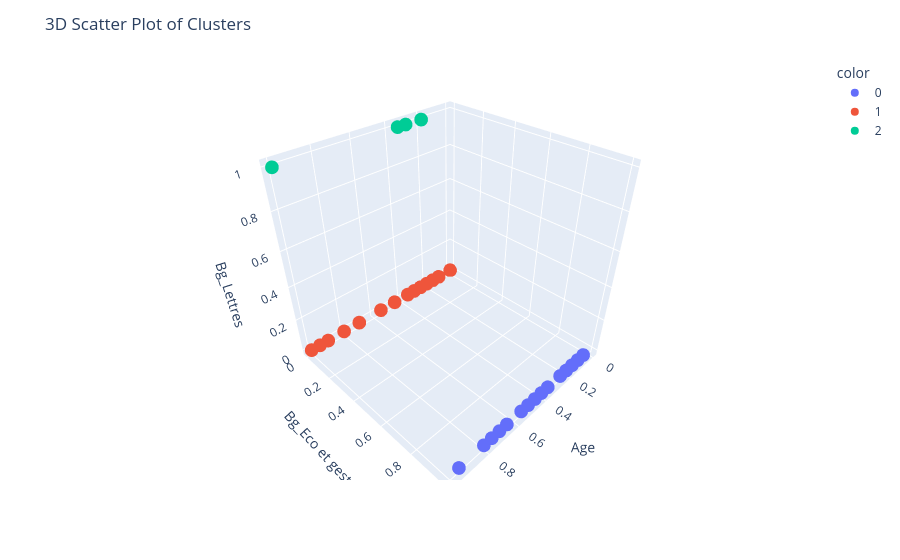

Source (notebook cell):
### Code cell
import plotly.express as px
frame = pd.DataFrame(x, columns=['Age', 'Background_Economie et gestion', 'Background_Lettres', 'Background_Sciences et technologies'])
fig2 = px.scatter_3d(frame,x='Age', y='Background_Economie et gestion', z='Background_Lettres', color=clusters.astype(str))
fig2.update_layout(title='3D Scatter Plot of Clusters', scene=dict(xaxis_title='Age', yaxis_title='Bg_Eco et gest', zaxis_title='Bg_Lettres'))
fig2.show()

### Figure 1 — Plotly figure (JSON) as saved in the notebook; plotly's stock layout.template omitted (floating-point values rounded to 4 significant figures)
{"data": [{"hovertemplate": "color=0<br>Age=%{x}<br>Background_Economie et gestion=%{y}<br>Background_Lettres=%{z}<extra></extra>", "legendgroup": "0", "marker": {"color": "#636efa", "symbol": "circle"}, "mode": "markers", "name": "0", "scene": "scene", "showlegend": true, "type": "scatter3d", "x": [0.2, 0.25, 0.15, 0.4, 0.25, 0.4, 0.55, 0.15, 0.45, 0.4, 0.25, 0.25, 0.05, 0.15, 0.25, 0.75, 0.25, 0.8, 0.7, 0.5, 0.1, 0.2, 0.35, 0.65, 0.95, 0.2, 0.35, 0.25], "y": [1.0, 1.0, 1.0, 1.0, 1.0, 1.0, 1.0, 1.0, 1.0, 1.0, 1.0, 1.0, 1.0, 1.0, 1.0, 1.0, 1.0, 1.0, 1.0, 1.0, 1.0, 1.0, 1.0, 1.0, 1.0, 1.0, 1.0, 1.0], "z": [0.0, 0.0, 0.0, 0.0, 0.0, 0.0, 0.0, 0.0, 0.0, 0.0, 0.0, 0.0, 0.0, 0.0, 0.0, 0.0, 0.0, 0.0, 0.0, 0.0, 0.0, 0.0, 0.0, 0.0, 0.0, 0.0, 0.0, 0.0]}, {"hovertemplate": "color=1<br>Age=%{x}<br>Background_Economie et gestion=%{y}<br>Background_Lettres=%{z}<extra></extra>", "legendgroup": "1", "marker": {"color": "#EF553B", "symbol": "circle"}, "mode": "markers", "name": "1", "scene": "scene", "showlegend": true, "type": "scatter3d", "x": [0.7, 0.3, 0.35, 0.2, 0.35, 0.25, 0.15, 0.55, 0.9, 0.3, 0.95, 0.25, 0.45, 0.15, 0.1, 1.0, 0.45, 0.0, 0.15, 0.3, 0.7, 0.8, 0.9, 0.45, 0.35, 0.35], "y": [0.0, 0.0, 0.0, 0.0, 0.0, 0.0, 0.0, 0.0, 0.0, 0.0, 0.0, 0.0, 0.0, 0.0, 0.0, 0.0, 0.0, 0.0, 0.0, 0.0, 0.0, 0.0, 0.0, 0.0, 0.0, 0.0], "z": [0.0, 0.0, 0.0, 0.0, 0.0, 0.0, 0.0, 0.0, 0.0, 0.0, 0.0, 0.0, 0.0, 0.0, 0.0, 0.0, 0.0, 0.0, 0.0, 0.0, 0.0, 0.0, 0.0, 0.0, 0.0, 0.0]}, {"hovertemplate": "color=2<br>Age=%{x}<br>Background_Economie et gestion=%{y}<br>Background_Lettres=%{z}<extra></extra>", "legendgroup": "2", "marker": {"color": "#00cc96", "symbol": "circle"}, "mode": "markers", "name": "2", "scene": "scene", "showlegend": true, "type": "scatter3d", "x": [0.3, 0.2, 0.35, 1.0], "y": [0.0, 0.0, 0.0, 0.0], "z": [1.0, 1.0, 1.0, 1.0]}], "layout": {"legend": {"title": {"text": "color"}, "tracegroupgap": 0}, "margin": {"t": 60}, "scene": {"domain": {"x": [0, 1], "y": [0, 1]}, "xaxis": {"title": {"text": "Age"}}, "yaxis": {"title": {"text": "Bg_Eco et gest"}}, "zaxis": {"title": {"text": "Bg_Lettres"}}}, "title": {"text": "3D Scatter Plot of Clusters"}}}
